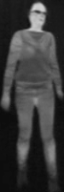
#> input picture lab10/samples/sample_000036.png, 64 x 192 px, given in place of vid1_IR.avi, which was not available
$ jupyter execute lab.ipynb
#> lines starting #> are read from the running program, lines starting #| are printed output that depends on the picture; after the words box and inside, x2 and y2 are one past the last pixel; in counts of white or black regions, pixels touching at a corner belong together; pictures that were not available may be replaced by others from this repository, and a replacement may not be noted
[cell 1]
import cv2
import numpy as np
import matplotlib.pyplot as plt

cap = cv2.VideoCapture('vid1_IR.avi')
while(cap.isOpened()):
    ret, frame = cap.read()
#> frame is the input picture: shape (192, 64, 3); min 11, max 212, mean 57.7
    G = cv2.cvtColor(frame, cv2.COLOR_BGR2GRAY)
    cv2.imshow('IR', G)
    if cv2.waitKey(1) & 0xFF == ord ('q'):
#> (key q is pressed here)
        break
cap.release()
cv2.destroyAllWindows()
cv2.waitKey(1)

[cell 2]
import cv2
import numpy as np

cap = cv2.VideoCapture('vid1_IR.avi')

while cap.isOpened():
    ret, frame = cap.read()
    if not ret:
        break

    G = cv2.cvtColor(frame, cv2.COLOR_BGR2GRAY)

    # binaryzacja
    _, binary = cv2.threshold(G, 35, 255, cv2.THRESH_BINARY)
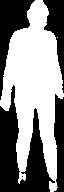
#> binary: shape (192, 64); 53.2% white; 5 black regions (1 under 20 px), largest, box (x1, y1, x2, y2) and area: (0, 85, 55, 192) 2824, (0, 0, 35, 100) 1299, (43, 0, 64, 93) 855, (54, 94, 64, 192) 775

    # filtracja
    binary = cv2.medianBlur(binary, 5)
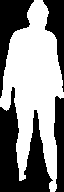
#> binary: shape (192, 64); 53.3% white; 4 black regions, box (x1, y1, x2, y2) and area: (0, 87, 53, 192) 2822, (0, 0, 34, 98) 1294, (43, 0, 64, 92) 851, (54, 96, 64, 192) 775
    kernel = cv2.getStructuringElement(cv2.MORPH_RECT, (5, 5))
    binary = cv2.morphologyEx(binary, cv2.MORPH_CLOSE, kernel)
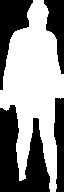
#> binary: shape (192, 64); 54.6% white; 4 black regions, box (x1, y1, x2, y2) and area: (0, 105, 50, 192) 2718, (0, 0, 33, 90) 1276, (44, 0, 64, 74) 819, (54, 98, 64, 192) 768

    # indeksacja
    num_labels, labels, stats, centroids = cv2.connectedComponentsWithStats(binary, connectivity=8)
#> num_labels = 2; stats = [[0, 0, 64, 192, 5581], [0, 0, 64, 192, 6707]]; centroids = [[28.9, 105.8], [33.66, 86.96]]

    output = frame.copy()
    boxes = []

    # parametry ograniczające
    min_area = 1500
    min_aspect_ratio = 1.5
    max_width = 150  # ograniczenie szerokości sylwetki żeby prostokąty obok sie nie łączyły

    for i in range(1, num_labels):  # pomijamy tło
        x, y, w, h, area = stats[i]

        if area < min_area:
            continue

        aspect_ratio = h / float(w)
        if aspect_ratio < min_aspect_ratio or w > max_width:
            continue

        boxes.append([x, y, x + w, y + h])  # [x1, y1, x2, y2]
#> this loop made 1 pass
#> (x, y, w, h, area, aspect_ratio) on pass 1: (0, 0, 64, 192, 6707, 3)
#> after the loop, boxes = [[0, 0, 64, 192]]
    # sortowanie po gorze prostokatow
    boxes.sort(key=lambda b: b[1])

    merged = []

    for i in range(len(boxes)):
        x1, y1, x2, y2 = boxes[i]
        merged_box = [x1, y1, x2, y2]  # aktualny prostokąt do potencjalnego rozszerzenia

        for j in range(i + 1, len(boxes)):
            x1b, y1b, x2b, y2b = boxes[j]

            vertical_gap = y1b - merged_box[3]  # różnica pionowa między kolejnym prostokątem a dolną krawędzią bieżącego

            # czy prostokąty są blisko w pionie
            if 0 <= vertical_gap <= 20:
                # overlap między prostokątami
                overlap_w = min(merged_box[2], x2b) - max(merged_box[0], x1b)

                if overlap_w > 0:
                    min_width = min(merged_box[2] - merged_box[0], x2b - x1b)
                    # stosunek overlapu do minimalnej szerokości
                    overlap_ratio = overlap_w / float(min_width)

                    # overlap wystarczająco duży
                    if overlap_ratio >= 0.6:
                        # rozszerzamy prostokat
                        merged_box[0] = min(merged_box[0], x1b)  # lewy
                        merged_box[1] = min(merged_box[1], y1b)  # gorny
                        merged_box[2] = max(merged_box[2], x2b)  # prawy
                        merged_box[3] = max(merged_box[3], y2b)  # dolny

        merged.append(merged_box)
#> this loop made 1 pass
#> after the loop, merged = [[0, 0, 64, 192]]

    for box in merged:
        x1, y1, x2, y2 = box
        cv2.rectangle(output, (x1, y1), (x2, y2), (255, 0, 0), 2)
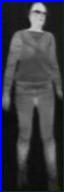
#> output: shape (192, 64, 3); 6.18% of pixels changed, all inside (x1, y1, x2, y2) = (0, 0, 64, 192)

    cv2.imshow('IR', output)
    if cv2.waitKey(10) & 0xFF == ord('q'):
#> (key q is pressed here)
        break

cap.release()
cv2.destroyAllWindows()
cv2.waitKey(1)
#> Out = 113

$ run again, on lab10/samples/sample_000037.png
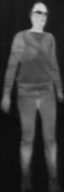
#> input picture lab10/samples/sample_000037.png, 64 x 192 px, given in place of vid1_IR.avi, which was not available
#> frame is the input picture: shape (192, 64, 3); min 11, max 211, mean 57.1
#> `binary = cv2.morphologyEx(binary, cv2.MORPH_CLOSE, kernel)`:
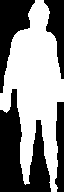
#> binary: shape (192, 64); 53.2% white; 4 black regions, box (x1, y1, x2, y2) and area: (0, 89, 51, 192) 2852, (0, 0, 35, 93) 1421, (44, 0, 64, 79) 827, (55, 102, 64, 192) 646
#> num_labels = 2; stats = [[0, 0, 64, 192, 5746], [0, 0, 64, 192, 6542]]; centroids = [[27.64, 104], [34.89, 88.05]]
#> the loop `for i in range(1, num_labels):` made 1 pass
#> (x, y, w, h, area, aspect_ratio) on pass 1: (0, 0, 64, 192, 6542, 3)
#> after the loop `for i in range(1, num_labels):`: boxes = [[0, 0, 64, 192]]
#> the loop `for i in range(len(boxes)):` made 1 pass
#> the loop `for box in merged:` made 1 pass
#> after the loop `for box in merged:`:
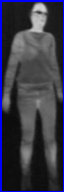
#> output: shape (192, 64, 3); 6.18% of pixels changed, all inside (x1, y1, x2, y2) = (0, 0, 64, 192)
#> Out = 113

$ run again, on lab10/samples/sample_000212.png
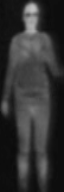
#> input picture lab10/samples/sample_000212.png, 64 x 192 px, given in place of vid1_IR.avi, which was not available
#> frame is the input picture: shape (192, 64, 3); min 11, max 193, mean 50
#> `binary = cv2.morphologyEx(binary, cv2.MORPH_CLOSE, kernel)`:
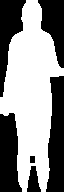
#> binary: shape (192, 64); 54.9% white; 6 black regions, box (x1, y1, x2, y2) and area: (46, 76, 64, 192) 1638, (0, 113, 22, 192) 1366, (0, 0, 26, 97) 1218, (38, 0, 64, 68) 1053, (27, 166, 41, 192) 238, (30, 156, 35, 163) 35
#> num_labels = 2; stats = [[0, 0, 64, 192, 5548], [0, 0, 64, 192, 6740]]; centroids = [[32.36, 98.78], [30.79, 92.8]]
#> the loop `for i in range(1, num_labels):` made 1 pass
#> (x, y, w, h, area, aspect_ratio) on pass 1: (0, 0, 64, 192, 6740, 3)
#> after the loop `for i in range(1, num_labels):`: boxes = [[0, 0, 64, 192]]
#> the loop `for i in range(len(boxes)):` made 1 pass
#> the loop `for box in merged:` made 1 pass
#> after the loop `for box in merged:`:
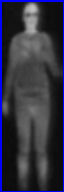
#> output: shape (192, 64, 3); 6.18% of pixels changed, all inside (x1, y1, x2, y2) = (0, 0, 64, 192)
#> Out = 113
